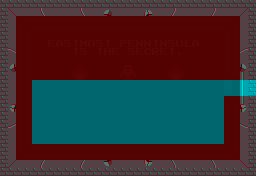

Tiled map render using the project's own tile images. Description and the whole map definition, tile-layer contents included, below:
An orthogonal 16x11 tile map with 16x16 px tiles, 2 tile layers (TileMapForeground, CollisionMask), 1 hidden layer not drawn, 2 tilesets, 1 image layer and 8 objects (PortalWest, PortalEast, PortalNorth, PortalSouth, Fire0, ...).

<map version="1.0" orientation="orthogonal" renderorder="left-up" width="16" height="11" tilewidth="16" tileheight="16" nextobjectid="19">
 <tileset firstgid="1" name="zelda-tileset" tilewidth="16" tileheight="16" tilecount="1024" columns="32">
  <image source="../../Images/TileSets/TileSet_World.png" width="512" height="512" />
 </tileset>
 <tileset firstgid="1025" name="CollisionMask" tilewidth="16" tileheight="16" tilecount="16" columns="4">
  <image source="../../Images/TileSets/TileSet_CollisionMask.png" width="64" height="64" />
 </tileset>
 <imagelayer name="RefImage" opacity="0.33" offsetx="0" offsety="-352">
  <image source="../../Images/Maps/Zelda_Quest1_Dundeon1.png" width="1536" height="1056" />
 </imagelayer>
 <layer name="TileMap" width="16" height="11" visible="0">
  <data encoding="csv">
4,5,6,5,5,7,8,5,5,9,10,5,5,11,5,12,
41,42,43,44,45,46,47,48,48,49,50,51,52,53,54,55,
41,99,3,3,3,3,3,3,3,3,3,3,3,3,101,55,
131,132,3,3,3,3,3,3,3,3,3,3,3,3,134,135,
163,164,3,3,3,3,3,3,3,3,3,3,3,3,165,166,
41,199,3,3,3,3,3,3,3,3,3,3,3,3,418,202,
232,233,3,3,3,3,3,3,3,3,3,3,3,3,234,235,
270,271,3,3,3,3,3,3,3,3,3,3,3,3,272,273,
41,282,3,3,3,3,3,3,3,3,3,3,3,3,283,55,
41,288,289,290,291,292,293,294,294,295,296,297,298,299,300,55,
333,334,335,334,334,336,337,334,334,338,339,334,334,340,334,341
</data>
 </layer>
 <layer name="TileMapForeground" width="16" height="11">
  <data encoding="csv">
4,5,6,5,5,7,8,5,5,9,10,5,5,11,5,12,
41,0,0,0,0,0,0,0,0,0,0,0,0,0,0,55,
41,0,0,0,0,0,0,0,0,0,0,0,0,0,0,55,
131,0,0,0,0,0,0,0,0,0,0,0,0,0,0,135,
163,0,0,0,0,0,0,0,0,0,0,0,0,0,0,166,
41,0,0,0,0,0,0,0,0,0,0,0,0,0,0,202,
232,0,0,0,0,0,0,0,0,0,0,0,0,0,0,235,
270,0,0,0,0,0,0,0,0,0,0,0,0,0,0,273,
41,0,0,0,0,0,0,0,0,0,0,0,0,0,0,55,
41,0,0,0,0,0,0,0,0,0,0,0,0,0,0,55,
333,334,335,334,334,336,337,334,334,338,339,334,334,340,334,341
</data>
 </layer>
 <layer name="CollisionMask" width="16" height="11" opacity="0.5">
  <data encoding="csv">
1026,1026,1026,1026,1026,1026,1026,1026,1026,1026,1026,1026,1026,1026,1026,1026,
1026,1026,1026,1026,1026,1026,1026,1026,1026,1026,1026,1026,1026,1026,1026,1026,
1026,1026,1026,1026,1026,1026,1026,1026,1026,1026,1026,1026,1026,1026,1026,1026,
1026,1026,1026,1026,1026,1026,1026,1026,1026,1026,1026,1026,1026,1026,1026,1026,
1026,1026,1026,1026,1026,1026,1026,1026,1026,1026,1026,1026,1026,1026,1026,1026,
1026,1026,1025,1025,1025,1025,1025,1025,1025,1025,1025,1025,1025,1025,1025,1025,
1026,1026,1025,1025,1025,1025,1025,1025,1025,1025,1025,1025,1025,1025,1026,1026,
1026,1026,1025,1025,1025,1025,1025,1025,1025,1025,1025,1025,1025,1025,1026,1026,
1026,1026,1025,1025,1025,1025,1025,1025,1025,1025,1025,1025,1025,1025,1026,1026,
1026,1026,1026,1026,1026,1026,1026,1026,1026,1026,1026,1026,1026,1026,1026,1026,
1026,1026,1026,1026,1026,1026,1026,1026,1026,1026,1026,1026,1026,1026,1026,1026
</data>
 </layer>
 <objectgroup name="Portals">
  <object id="1" name="PortalWest" x="0" y="4" width="2" height="168">
   <properties>
    <property name="TargetMap" value="Dungeon_0-2" />
    <property name="TransitionType" type="int" value="2" />
   </properties>
  </object>
  <object id="2" name="PortalEast" x="254" y="4" width="2" height="168">
   <properties>
    <property name="TargetMap" value="Dungeon_1-2" />
    <property name="TransitionType" type="int" value="0" />
   </properties>
  </object>
  <object id="3" name="PortalNorth" x="4" y="0" width="248" height="2">
   <properties>
    <property name="TargetMap" value="Dungeon_0-1" />
    <property name="TransitionType" type="int" value="1" />
   </properties>
  </object>
  <object id="4" name="PortalSouth" x="4" y="174" width="248" height="2">
   <properties>
    <property name="TargetMap" value="Dungeon_0-3" />
    <property name="TransitionType" type="int" value="3" />
   </properties>
  </object>
 </objectgroup>
 <objectgroup name="Enemies" />
 <objectgroup name="Items">
  <object id="14" name="Fire0" x="72" y="64" width="16" height="16">
   <properties>
    <property name="Name" value="Fire" />
   </properties>
  </object>
  <object id="16" name="Fire1" x="168" y="64" width="16" height="16">
   <properties>
    <property name="Name" value="Fire" />
   </properties>
  </object>
  <object id="17" name="Text" x="48" y="32" width="160" height="32">
   <properties>
    <property name="Name" value="Text" />
    <property name="Text1" value="EASTMOST PENNINSULA" />
    <property name="Text2" value="   IS THE SECRET." />
   </properties>
  </object>
  <object id="18" name="Oldman" x="120" y="64" width="16" height="16">
   <properties>
    <property name="Name" value="Oldman" />
   </properties>
  </object>
 </objectgroup>
</map>
